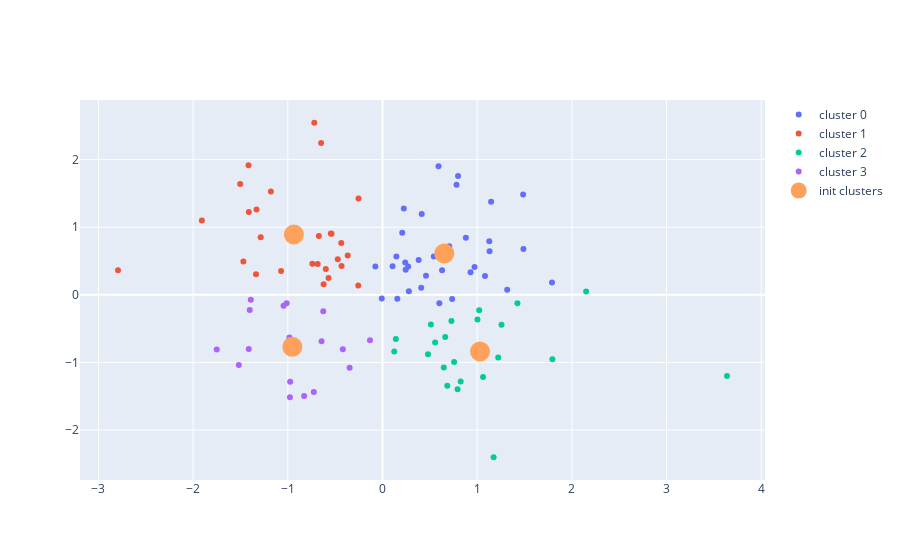

Here is the notebook cell this chart was saved with:
### Markdown cell above
We note here that some clusters have very weird shapes: cluster 2 is very flat. The reason is that the initial cluster centers (from random selection) are badly distributed.

### Code cell
labels = labels_investigate[9]
clusters = clusters_investigate[9]
fig = go.Figure()
# cluster 0
cluster_1 = np.where(labels==0)
fig.add_trace(go.Scatter(x=X[cluster_1][:,0], y=X[cluster_1][:,1], mode='markers', name='cluster 0'))
# cluster 1
cluster_1 = np.where(labels==1)
fig.add_trace(go.Scatter(x=X[cluster_1][:,0], y=X[cluster_1][:,1], mode='markers', name='cluster 1'))
# cluster 2
cluster_2 = np.where(labels==2)
fig.add_trace(go.Scatter(x=X[cluster_2][:,0], y=X[cluster_2][:,1], mode='markers', name='cluster 2'))
# cluster 3
cluster_3 = np.where(labels==3)
fig.add_trace(go.Scatter(x=X[cluster_3][:,0], y=X[cluster_3][:,1], mode='markers', name='cluster 3'))
# initial clusters
fig.add_trace(go.Scatter(x=clusters[:,0], y=clusters[:,1], mode='markers', name='init clusters',
                        marker=dict(size=20)))


fig.show()

### Figure 1 — Plotly figure (JSON) as saved in the notebook; plotly's stock layout.template omitted (floating-point values rounded to 4 significant figures)
{"data": [{"mode": "markers", "name": "cluster 0", "type": "scatter", "x": [1.489, 1.131, 0.1064, 0.409, 1.317, 1.147, 1.485, 0.2789, 0.2401, 0.2089, 0.9726, 0.7055, 1.128, 0.7983, -0.0755, 0.1566, 0.2249, 0.6293, 0.5413, 0.2447, 0.4142, 1.082, 0.9304, 1.79, 0.382, 0.5917, 0.6003, 0.1464, 0.4597, 0.7821, 0.8805, -0.007598, 0.2713, 0.7357], "y": [0.676, 0.645, 0.4222, 0.1028, 0.07263, 1.376, 1.482, 0.0519, 0.4778, 0.9179, 0.4122, 0.7195, 0.7926, 1.756, 0.4202, -0.05686, 1.278, 0.3619, 0.5673, 0.3709, 1.197, 0.2769, 0.335, 0.1809, 0.5149, 1.9, -0.1246, 0.5653, 0.2828, 1.628, 0.8432, -0.0553, 0.4173, -0.06173]}, {"mode": "markers", "name": "cluster 1", "type": "scatter", "x": [-1.908, -1.336, -0.7202, -0.2561, -0.4722, -2.794, -1.412, -0.5457, -0.6721, -0.5382, -1.33, -0.6481, -0.4324, -0.7406, -0.4354, -0.6843, -0.5699, -0.5988, -0.6219, -1.415, -1.179, -1.503, -1.469, -0.2535, -0.3672, -1.286, -1.071], "y": [1.1, 0.3037, 2.545, 0.138, 0.5241, 0.3616, 1.224, 0.9067, 0.8704, 0.9014, 1.261, 2.245, 0.4259, 0.4582, 0.7668, 0.454, 0.2469, 0.38, 0.1557, 1.918, 1.529, 1.638, 0.4932, 1.426, 0.5813, 0.8518, 0.3534]}, {"mode": "markers", "name": "cluster 2", "type": "scatter", "x": [0.5559, 0.1242, 0.7281, 0.8255, 1.222, 1.425, 0.1415, 1.003, 3.639, 0.7566, 1.257, 0.4808, 2.151, 0.6471, 1.794, 0.5113, 1.022, 1.174, 1.062, 0.7931, 0.6845, 0.6626], "y": [-0.7055, -0.838, -0.3896, -1.284, -0.9264, -0.1248, -0.6544, -0.3664, -1.201, -0.9949, -0.4417, -0.8813, 0.0487, -1.074, -0.9526, -0.4398, -0.2272, -2.403, -1.216, -1.396, -1.347, -0.6242]}, {"mode": "markers", "name": "cluster 3", "type": "scatter", "x": [-0.4185, -1.402, -1.045, -0.9826, -0.3473, -0.1321, -1.751, -1.413, -1.012, -0.7252, -1.391, -0.9752, -0.6257, -0.9775, -0.8277, -1.518, -0.6438], "y": [-0.8065, -0.2251, -0.1615, -0.6332, -1.078, -0.6734, -0.8089, -0.803, -0.1259, -1.439, -0.07524, -1.288, -0.2447, -1.515, -1.497, -1.038, -0.6863]}, {"marker": {"size": 20}, "mode": "markers", "name": "init clusters", "type": "scatter", "x": [0.6529, -0.9356, 1.03, -0.9522], "y": [0.6102, 0.8911, -0.8382, -0.7705]}], "layout": {}}
